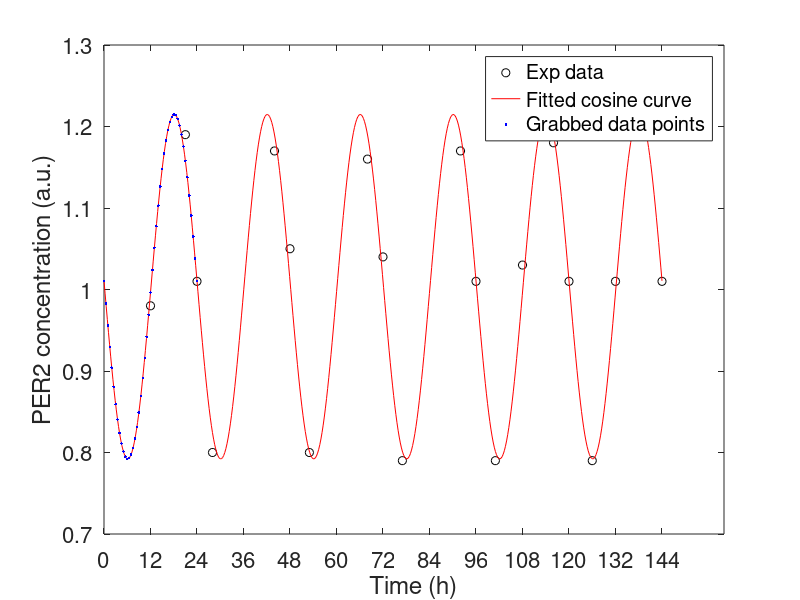

Reproduce this figure in MATLAB. (Note: this script raises an error after producing the figure.)
%% Cosinor Analysis
clear all; clc; close all;

t_exp = [12 21 24 28 44 48 53 68 72 77 92 96 101 108 116 120 126 132 140 144];
PER2_exp = [0.98 1.19 1.01 0.8 1.17 1.05 0.8 1.16 1.04 0.79 1.17 1.01 0.79 1.03 1.18 1.01 0.79 1.01 1.19 1.01]; %Fig.1C (Saini et al, 2012), "data for cosinor analysis.doc"

x = t_exp;
y = PER2_exp;
yub = max(y);
ylb = min(y);
yrange = (yub-ylb);                                 % Range of y

phase = x(2)-6;                                     % Estimate phase
ym = mean(y);                                       % Estimate offset
%{
fit = @(b,x)  b(1).*cos(2*pi*(x-b(2))./b(3)) + b(4);           % Function to fit: b = [amp,phase,period,mean]
fcn = @(b) sum((fit(b,x) - y).^2);                             % Least-Squares cost function
s = fminsearch(fcn, [yrange; phase; period; ym])               % Minimise Least-Squares
%}
fit = @(b,x)  b(1).*cos(2*pi*(x-b(2))./24) + b(3);           % Function to fit: b = [amp,phase,mean]
fcn = @(b) sum((fit(b,x) - y).^2);                           % Least-Squares cost function
[s,fval,exitflag] = fminsearch(fcn, [yrange; phase; ym])     % Minimise Least-Squares
%xfit = linspace(min(x),max(x),500);
xfit = linspace(0,max(x),500);

figure(1)
plot(x,y,'ko', xfit,fit(s,xfit),'r-');
hold on

%% Grab points from Cosine curve
t_exp_cosinor = 0:0.5:24;
PER2_exp_cosinor = s(1).*cos(2*pi*(t_exp_cosinor-s(2))./24) + s(3);  
figure(1)
plot(t_exp_cosinor,PER2_exp_cosinor,'b.');
hold on
xlabel('Time (h)'); xticks(0:12:144)
ylabel('PER2 concentration (a.u.)')
legend('Exp data','Fitted cosine curve','Grabbed data points');
set(gca,'FontSize',16);

data_exp_cosinor = [t_exp_cosinor', PER2_exp_cosinor'];
writematrix(data_exp_cosinor,'data_exp_cosinor.xlsx','WriteMode','overwrite');
